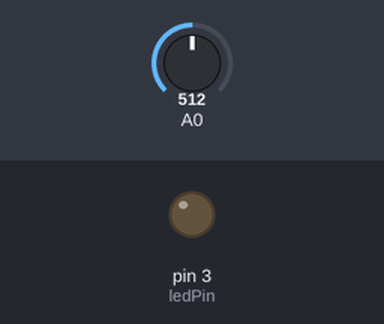
A sketch run on a simulated Arduino Leonardo, built with avr-gcc and run on an emulated ATmega32U4. Shown: output pins drawn as LEDs (lit = HIGH). Inputs (shaded band) come from the test bench; at power-on: A0 = 512. No radio packets arrive unless stated.

Above: at 1.2 s.
1.3 s: A0 set to 585
2.8 s: A0 set to 611
At 3.6 s:
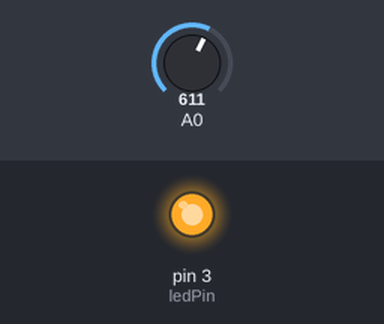
5.8 s: A0 set to 590
At 7.0 s:
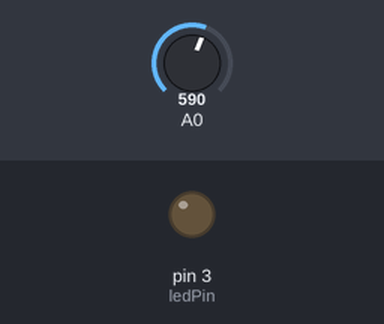
7.3 s: A0 set to 610
At 8.2 s:
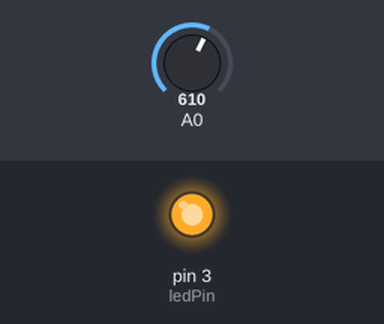
Timing chart, 0 to 9.8 s (numbered marks = the images above; inputs shaded):
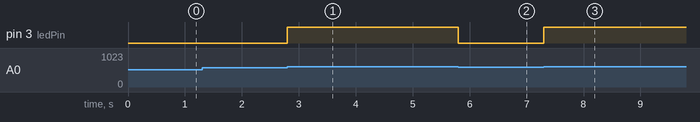

Measured:
- the behaviour switches between 600 and 601 on A0 (found by bisection; images 0 and 1)
- after the input at 1.3 s, every drawn part: stays the same
- after the input at 2.8 s, pin 3 (ledPin): LOW → HIGH at once
- after the input at 5.8 s, pin 3 (ledPin): HIGH → LOW at once
- after the input at 7.3 s, pin 3 (ledPin): LOW → HIGH at once

The sketch:

testMicrophone_Interrupts.ino
```cpp
/*
   The Circuit:
   Connect AUD to analog input 0
   Connect GND to GND
   Connect VCC to 3.3V (3.3V yields the best results)

    To adjust when the LED turns on based on audio input:
    Open up the serial com port (Top right hand corner of the Arduino IDE)
    It looks like a magnifying glass. Perform several experiments
    clapping, snapping, blowing, door slamming, knocking etc and see where the
    resting noise level is and where the loud noises are. Adjust the if statement
    according to your findings.

    You can also adjust how long you take samples for by updating the "SampleWindow"

   This code has been adapted from the
   Example Sound Level Sketch for the
   Adafruit Microphone Amplifier

*/
#include <RH_NRF24.h>

RH_NRF24 nrf24;

int ledPin = 3;

unsigned long pTime = 0L;
unsigned long duration = 100L;


void setup()
{
  Serial.begin(9600);

  while (!Serial)
    ; // wait for serial port to connect. Needed for Leonardo only
  if (!nrf24.init())
    Serial.println("init failed");
  // Defaults after init are 2.402 GHz (channel 2), 2Mbps, 0dBm
  if (!nrf24.setChannel(1))
    Serial.println("setChannel failed");
  if (!nrf24.setRF(RH_NRF24::DataRate2Mbps, RH_NRF24::TransmitPower0dBm))
    Serial.println("setRF failed");

  pinMode(ledPin, OUTPUT);

  pTime = millis();

  OCR0A = 0xAF;            // use the same timer as the millis() function
  TIMSK0 |= _BV(OCIE0A);
}

void loop()
{
  unsigned long start = millis(); // Start of sample window

  // Now wait for a reply
  uint8_t buf[RH_NRF24_MAX_MESSAGE_LEN];
  uint8_t len = sizeof(buf);


  if (nrf24.recv(buf, &len)) {
    Serial.println(start - pTime);
    pTime = start;
  }

}

ISR(TIMER0_COMPA_vect) {
  int sensorVal = analogRead(A0);
  if (sensorVal > 600){
    digitalWrite(ledPin, HIGH);
  }else{
    digitalWrite(ledPin, LOW);
  }
}

bool timer(unsigned long const & currentTime, unsigned long const & previousTime, unsigned long const &interval) {
  return (currentTime - previousTime) >= interval;
}
```
